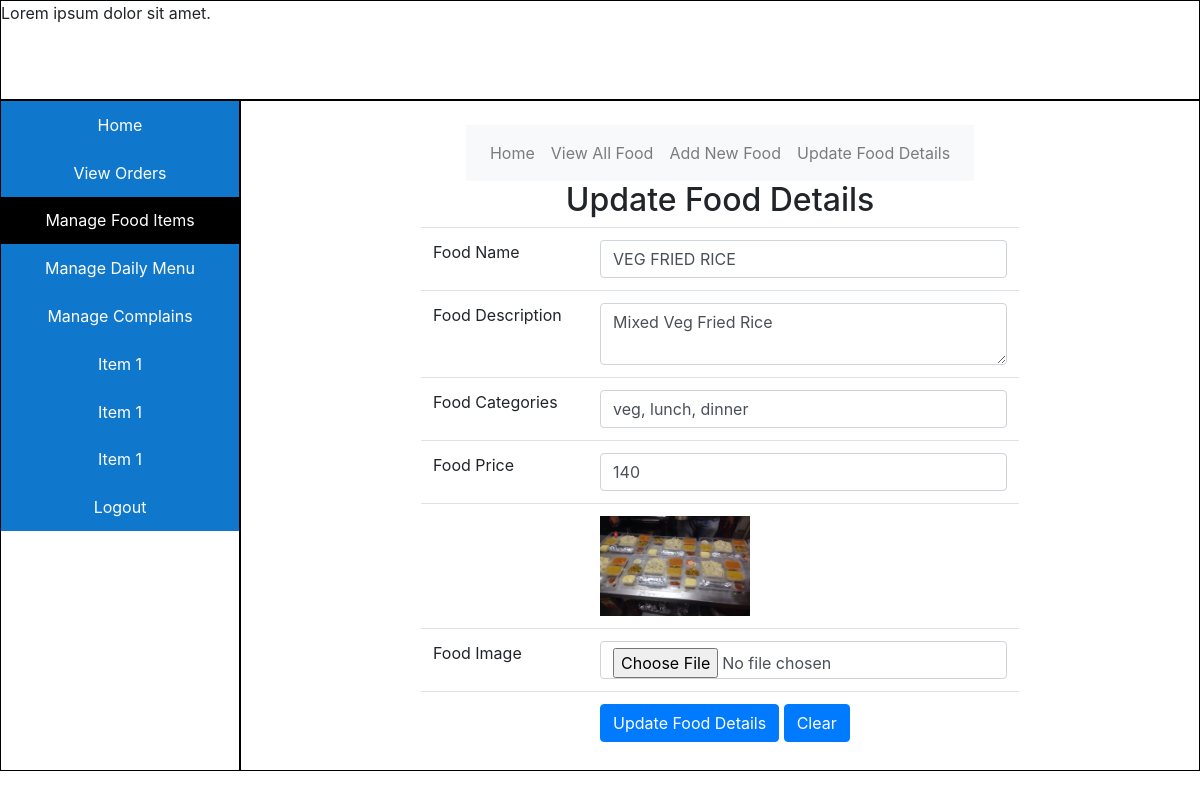
/admin/update-food.php?update=1 (signed in), run on the app's committed database.
### tables this page shows
CREATE TABLE `food` (
  `food_id` int(11) NOT NULL,
  `train_no` varchar(10) NOT NULL,
  `food_name` varchar(100) NOT NULL,
  `food_desc` text,
  `food_category` varchar(100) NOT NULL,
  `food_price` float NOT NULL,
  `food_image` varchar(100) NOT NULL DEFAULT 'default.jpg'
);

### admin/update-food.php (the view, shortened to what this page needs)
<?php
include_once "./includes/dbconnection.php";
$sql = "SELECT * FROM food WHERE food_id='{$_GET['update']}'";
$result = $conn->query($sql);
$food = $result->fetch_assoc();
?>
    <!DOCTYPE html>
    <html lang="en">
    <head>
        <link rel="stylesheet" href="./css/admin_home.css">
        <link rel="stylesheet" href="./css/common.css">
        <?php include_once "./includes/bootstrap.php"; ?>
    </head>
    <body>
        <div class="main">
            <?php include_once "./includes/topbar.php"; ?>
            <div class="main-content">
                <?php include_once "./includes/sidebar.php"; ?>
                <div class="content">
                <div>
                <?php include "./includes/manage-food-topbar.php"; ?>
                <form action="" method="post" enctype="multipart/form-data">
                        <center>
                            <h2>Update Food Details</h2>
                        </center>
                        <table class="table">
                            <tr>
                                <td>
                                    <label for="f-name">Food Name</label>
                                </td>
                                <td>
                                    <input type="text" name="f_name" id="f-name" class="form-control" value="<?php echo $food['food_name']; ?>">
                                </td>
                            </tr>
                            <tr>
                                <td>
                                    <label for="f-desc">Food Description</label>
                                </td>
                                <td>
                                    <textarea type="text" name="f_desc" id="f-desc" class="form-control"><?php echo $food['food_desc']; ?></textarea>
                                </td>
                            </tr>
                            <tr>
                                <td>
                                    <label for="f-cat">Food Categories</label>
                                </td>
                                <td>
                                    <input type="text" name="f_cat" id="f-cat" class="form-control" value="<?php echo $food['food_category']; ?>">
                                </td>
                            </tr>
                            <tr>
                                <td>
                                    <label for="f-price">Food Price</label>
                                </td>
                                <td>
                                    <input type="text" name="f_price" id="f-price" class="form-control" value="<?php echo $food['food_price']; ?>">
                                </td>
                            </tr>
                            <tr>
                                <td></td>
                                <td><img src="<?php echo $food['food_image']; ?>" alt="" width=150 height=100></td>
                            </tr>
                            <tr>
                                <td>
                                    <label for="f-image">Food Image</label>
                                </td>
                                <td>
                                    <input type="file" name="f_image" id="f-image" class="form-control">
                                </td>
                            </tr>
                            <tr>
                                <td>
                                </td>
                                <td>
                                    <input type="submit" name="update_food" id="update_food" class="btn btn-primary" value="Update Food Details">
                                    <input type="reset" name="reset_form" id="reset-form" class="btn btn-primary" value="Clear">
                                </td>
                            </tr>
                        </table>
                    </form>
                </div>
                </div>
            </div>
        </div>
    </body>
    </html>

### admin/css/common.css (style rules this page uses)
.content { border: 1px black solid; }
.main-content { display: flex; flex-direction: row; }

### admin/update-food.php (style rules this page uses)
.content { padding-left: 15%; padding-right: 15%; padding-top: 2%; width: 80%; }

### data on the page
food: f_name "VEG FRIED RICE", f_desc "Mixed Veg Fried Rice", f_cat "veg, lunch, dinner", f_price "140", food_image (placeholder picture)
